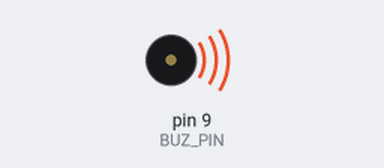
Bench run of a sketch on a simulated Arduino Nano, built with avr-gcc and run on an emulated ATmega328P. Parts: buzzer (waves = sounding).

Above: at 0.5 s.
Timing chart, 0 to 10.2 s (numbered marks = the images above):
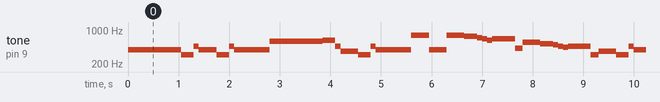

Measured:
- by itself, tone on pin 9 (BUZ_PIN): plays 392 Hz for 1.1 s, 311 Hz for 0.25 s, 466 Hz for 0.10 s, 392 Hz for 0.35 s, 311 Hz for 0.25 s, 466 Hz for 0.10 s … (281 notes in this stretch)

The sketch:

6_2_Buzzer_Star_Wars_melody.ino
```cpp
/* 02.01.2018
   https://github.com/SFERA-GIT/Nano-shield-rev.-1.1
   СФЕРА ЗНАНИЙ (г.Челябинск) http://сферазнаний.рф/
   Пример работы с пьезоизлучателем (контакт D9) и переключателем на контакте D10.
   Для работы с пьезоизлучателем необходимо установить перемычку
   на нижней гребенке между зеленым и желтыми контактами напротив контакта D9.
   Для работы с переключателем необходимо его припаять,
   если он не установлен.
   D9 - BUZ_PIN (пьезоизлучатель)
   D10 - FUNC_PIN (переключатель)

   !!!!!!!!!!!!!!!!!!!!!!!!!!!!!!!!ВНИМАНИЕ!!!!!!!!!!!!!!!!!!!!!!!!!!!!!!!!
   Использование функции tone() будет мешать выходу PWM на контакты 3 и 11.
   т.е. одновременное использование пьезоизлучателя и моторов приведет неравномерной работе ШИМ на контактах 3 и 11
   (скорости, если подключен мотор; яркости, если подключен мощный светодиод).
*/

//Объявляем константы с помощью оператора #define
#define BUZ_PIN 9    // любое упоминание сочетания символов BUZ_PIN будет заменено компилятором на значение 9

//Обязательная функция setup (выполняется один раз перед функцией loop)
void setup()
//Тело функции setup
{
  pinMode(BUZ_PIN, OUTPUT);     //настройка контакта BUZ_PIN(9) на выход
}

//Обязательная функция loop (бесконечно повторяющаяся функция)
void loop()
//Тело функции loop
{
tone(9, 392, 350);
delay(350);
tone(9, 392, 350);
delay(350);
tone(9, 392, 350);
delay(350);
tone(9, 311, 250);
delay(250);
tone(9, 466, 100);
delay(100);
tone(9, 392, 350);
delay(350);
tone(9, 311, 250);
delay(250);
tone(9, 466, 100);
delay(100);
tone(9, 392, 700);
delay(700);

tone(9, 587, 350);
delay(350);
tone(9, 587, 350);
delay(350);
tone(9, 587, 350);
delay(350);
tone(9, 622, 250);
delay(250);
tone(9, 466, 100);
delay(100);
tone(9, 369, 350);
delay(350);
tone(9, 311, 250);
delay(250);
tone(9, 466, 100);
delay(100);
tone(9, 392, 700);
delay(700);

tone(9, 784, 350);
delay(350);
tone(9, 392, 250);
delay(250);
tone(9, 392, 100);
delay(100);
tone(9, 784, 350);
delay(350);
tone(9, 739, 250);
delay(250);
tone(9, 698, 100);
delay(100);
tone(9, 659, 100);
delay(100);
tone(9, 622, 100);
delay(100);
tone(9, 659, 450);
delay(450);

tone(9, 419, 150);
delay(150);
tone(9, 554, 350);
delay(350);
tone(9, 523, 250);
delay(250);
tone(9, 493, 100);
delay(100);
tone(9, 466, 100);
delay(100);
tone(9, 440, 100);
delay(100);
tone(9, 466, 450);
delay(450);

tone(9, 311, 150);
delay(150);
tone(9, 369, 350);
delay(350);
tone(9, 311, 250);
delay(250);
tone(9, 466, 100);
delay(100);
tone(9, 392, 750);
delay(750);
delay(5000);

}
```
